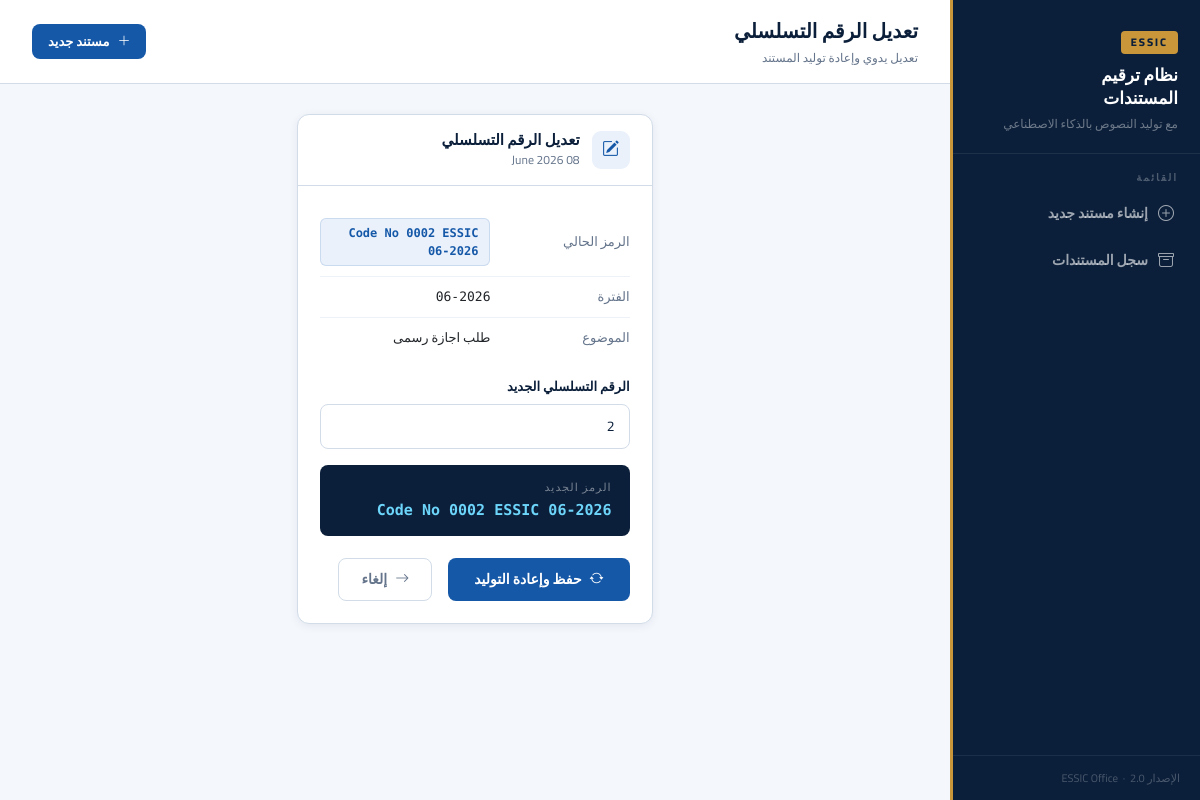
Page /edit/2 on the committed database.
### typing_version_one/models.py (models this page shows, shortened)
class Document(db.Model):
    __tablename__ = "documents"
    id                 = db.Column(db.Integer, primary_key=True)
    serial_number      = db.Column(db.Integer, nullable=False)
    full_code          = db.Column(db.String(100), nullable=False)
    month              = db.Column(db.Integer, nullable=False)
    year               = db.Column(db.Integer, nullable=False)
    doc_type           = db.Column(db.String(20), nullable=False, default="letter")   # "letter" | "request"
    sender             = db.Column(db.Text, nullable=True)
    recipient          = db.Column(db.Text, nullable=True)
    subject            = db.Column(db.Text, nullable=True)
    raw_draft          = db.Column(db.Text, nullable=True)    # user's free-text draft
    generated_body     = db.Column(db.Text, nullable=True)    # AI-refined Arabic body
    filename           = db.Column(db.String(255), nullable=False)
    generated_filename = db.Column(db.String(255), nullable=True)
    ai_model           = db.Column(db.String(100), nullable=True)
    created_at         = db.Column(db.DateTime, default=datetime.utcnow)

### typing_version_one/app.py (the view, shortened to what this page needs)
@app.route("/edit/<int:doc_id>", methods=["GET", "POST"])
def edit(doc_id):
    doc = Document.query.get_or_404(doc_id)
    return render_template("edit.html", doc=doc)

### typing_version_one/templates/edit.html (shortened to what this page needs)
{% extends "base.html" %}
{% block page_title %}تعديل الرقم التسلسلي{% endblock %}
{% block page_sub %}تعديل يدوي وإعادة توليد المستند{% endblock %}
{% block content %}
<div class="row justify-content-center">
  <div class="col-lg-5">
    <div class="card">
      <div class="card-head">
        <div class="card-icon"><i class="bi bi-pencil-square"></i></div>
        <div>
          <h2>تعديل الرقم التسلسلي</h2>
          <p>{{ doc.created_at.strftime('%d %B %Y') }}</p>
        </div>
      </div>
      <div class="card-body-p">
        <table style="width:100%;font-size:13px;border-collapse:collapse;margin-bottom:20px;">
          <tr style="border-bottom:1px solid #eef2f8;">
            <td style="padding:10px 0;color:var(--muted);width:45%;">الرمز الحالي</td>
            <td style="padding:10px 0;"><span class="code-badge">Code No {{ doc.full_code }}</span></td>
          </tr>
          <tr style="border-bottom:1px solid #eef2f8;">
            <td style="padding:10px 0;color:var(--muted);">الفترة</td>
            <td style="padding:10px 0;font-family:'DM Mono',monospace;">{{ "%02d"|format(doc.month) }}-{{ doc.year }}</td>
          </tr>
          <tr>
            <td style="padding:10px 0;color:var(--muted);">الموضوع</td>
            <td style="padding:10px 0;font-size:13px;">{{ doc.subject or '—' }}</td>
          </tr>
        </table>
        <form method="POST">
          <div class="mb-3">
            <label class="field-label">الرقم التسلسلي الجديد</label>
            <input type="number" name="serial_number" class="field-input"
              value="{{ doc.serial_number }}" min="1" max="9999" required
              oninput="updatePreview(this.value)" />
          </div>
          <div style="background:var(--navy);border-radius:8px;padding:14px 18px;margin-bottom:22px;">
            <div style="color:rgba(255,255,255,.45);font-size:11px;letter-spacing:1px;text-transform:uppercase;margin-bottom:4px;">الرمز الجديد</div>
            <div style="font-family:'DM Mono',monospace;color:#6dd5fa;font-size:15px;font-weight:600;">
              Code No <span id="preview">{{ "%04d"|format(doc.serial_number) }} ESSIC {{ "%02d"|format(doc.month) }}-{{ doc.year }}</span>
            </div>
          </div>
          <div class="d-flex gap-3">
            <button type="submit" class="btn-primary">
              <i class="bi bi-arrow-repeat"></i> حفظ وإعادة التوليد
            </button>
            <a href="{{ url_for('documents') }}" class="btn-ghost">
              <i class="bi bi-arrow-right"></i> إلغاء
            </a>
          </div>
        </form>
      </div>
    </div>
  </div>
</div>
{% endblock %}

### typing_version_one/templates/base.html (style rules this page uses)
:root { --navy: #0b1f3a; --blue: #1558a8; --accent: #2478e4; --gold: #c9973a; --light: #eaf1fb; --muted: #64748b; --border: #d1dce8; --bg: #f4f7fc; --white: #ffffff; --red: #c0392b; --green: #1a7a4a; --r: 12px; }
* { box-sizing: border-box; }
body { font-family: 'Cairo', sans-serif; background: var(--bg); color: var(--navy); min-height: 100vh; direction: rtl; }
.card { background: var(--white); border: 1px solid var(--border); border-radius: var(--r); box-shadow: 0 2px 10px rgba(11,31,58,.07); overflow: hidden; margin-bottom: 24px; }
.card-head { padding: 16px 22px; border-bottom: 1px solid var(--border); display: flex; align-items: center; gap: 12px; }
.card-icon { width: 38px; height: 38px; background: var(--light); border-radius: 9px; display: flex; align-items: center; justify-content: center; color: var(--blue); font-size: 17px; flex-shrink: 0; }
.card-head h2 { font-size: 15px; font-weight: 700; color: var(--navy); margin: 0; }
.card-head p { font-size: 12px; color: var(--muted); margin: 2px 0 0; }
.card-body-p { padding: 22px; }
.btn-primary { background: var(--blue); color: #fff; border: none; border-radius: 8px; padding: 11px 26px; font-size: 14px; font-weight: 700; cursor: pointer; transition: all .2s; display: inline-flex; align-items: center; gap: 8px; text-decoration: none; font-family: 'Cairo', sans-serif; }
.btn-ghost { background: transparent; color: var(--muted); border: 1px solid var(--border); border-radius: 8px; padding: 10px 22px; font-size: 14px; font-weight: 600; cursor: pointer; transition: all .18s; display: inline-flex; align-items: center; gap: 8px; text-decoration: none; font-family: 'Cairo', sans-serif; }
.field-label { display: block; font-size: 13px; font-weight: 700; color: var(--navy); margin-bottom: 7px; }
.field-input, .field-select, .field-textarea { width: 100%; padding: 11px 14px; border: 1.5px solid var(--border); border-radius: 8px; font-family: 'Cairo', sans-serif; font-size: 14px; color: var(--navy); background: #fff; transition: border .2s; outline: none; direction: rtl; }
.code-badge { display: inline-flex; align-items: center; gap: 6px; background: var(--light); color: var(--blue); font-family: 'DM Mono', monospace; font-size: 12px; font-weight: 600; padding: 5px 11px; border-radius: 6px; border: 1px solid rgba(21,88,168,.15); }

### rows in the picture
Document: created_at "08 June 2026", full_code "0002 ESSIC 06-2026", month "06", year "2026", subject "طلب اجازة رسمى", serial_number "2", serial_number "0002"
